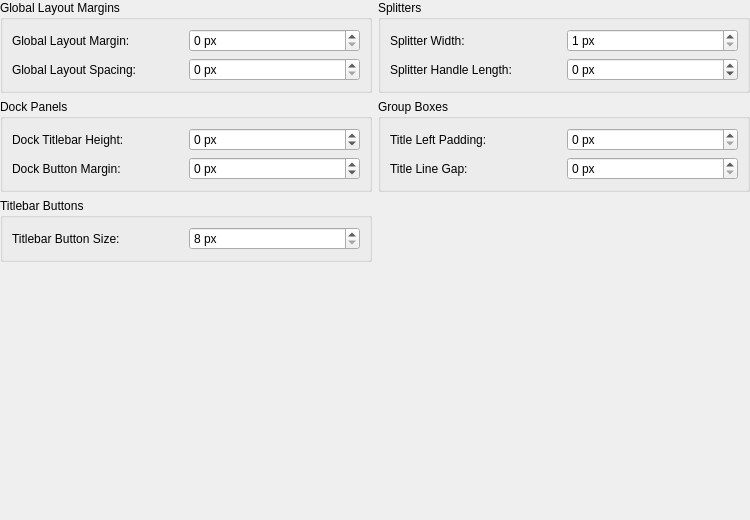
<?xml version="1.0" encoding="UTF-8"?>
<ui version="4.0">
    <class>LC_SettingsPageMetricsLayout</class>
    <widget class="QWidget" name="LC_SettingsPageMetricsLayout">
        <property name="geometry">
            <rect>
                <x>0</x>
                <y>0</y>
                <width>750</width>
                <height>520</height>
            </rect>
        </property>
        <layout class="QGridLayout" name="gridLayout_main">
            <property name="leftMargin">
                <number>0</number>
            </property>
            <property name="topMargin">
                <number>0</number>
            </property>
            <property name="rightMargin">
                <number>0</number>
            </property>
            <property name="bottomMargin">
                <number>0</number>
            </property>
            <item row="0" column="0">
                <widget class="QGroupBox" name="gbGlobalLayout">
                    <property name="title">
                        <string>Global Layout Margins</string>
                    </property>
                    <layout class="QGridLayout" name="gridLayout_layout">
                        <item row="0" column="0">
                            <widget class="QLabel" name="lblLayoutMargin">
                                <property name="toolTip">
                                    <string>Application-wide outer margin padding added globally to layout containers.</string>
                                </property>
                                <property name="text">
                                    <string>Global Layout Margin:</string>
                                </property>
                            </widget>
                        </item>
                        <item row="0" column="1">
                            <widget class="QSpinBox" name="sbLayoutMargin">
                                <property name="toolTip">
                                    <string>Adjust global outer padding of layouts.</string>
                                </property>
                                <property name="suffix">
                                    <string> px</string>
                                </property>
                                <property name="maximum">
                                    <number>30</number>
                                </property>
                            </widget>
                        </item>
                        <item row="1" column="0">
                            <widget class="QLabel" name="lblLayoutSpacing">
                                <property name="toolTip">
                                    <string>Application-wide spacing gap added globally between sibling elements inside layouts.</string>
                                </property>
                                <property name="text">
                                    <string>Global Layout Spacing:</string>
                                </property>
                            </widget>
                        </item>
                        <item row="1" column="1">
                            <widget class="QSpinBox" name="sbLayoutSpacing">
                                <property name="toolTip">
                                    <string>Adjust global inner spacing gaps between controls inside layouts.</string>
                                </property>
                                <property name="suffix">
                                    <string> px</string>
                                </property>
                                <property name="maximum">
                                    <number>30</number>
                                </property>
                            </widget>
                        </item>
                    </layout>
                </widget>
            </item>
            <item row="0" column="1">
                <widget class="QGroupBox" name="gbSplitters">
                    <property name="title">
                        <string>Splitters</string>
                    </property>
                    <layout class="QGridLayout" name="gridLayout_splitters">
                        <item row="0" column="0">
                            <widget class="QLabel" name="lblSplitterWidth">
                                <property name="toolTip">
                                    <string>Thickness of draggable dividing boundaries between frames.</string>
                                </property>
                                <property name="text">
                                    <string>Splitter Width:</string>
                                </property>
                            </widget>
                        </item>
                        <item row="0" column="1">
                            <widget class="QSpinBox" name="sbSplitterWidth">
                                <property name="toolTip">
                                    <string>Adjust thickness of layout dividing boundaries.</string>
                                </property>
                                <property name="suffix">
                                    <string> px</string>
                                </property>
                                <property name="minimum">
                                    <number>1</number>
                                </property>
                                <property name="maximum">
                                    <number>20</number>
                                </property>
                            </widget>
                        </item>
                        <item row="1" column="0">
                            <widget class="QLabel" name="lblSplitterHandleLength">
                                <property name="toolTip">
                                    <string>Physical width/length of centered vector handle on splitter bars.</string>
                                </property>
                                <property name="text">
                                    <string>Splitter Handle Length:</string>
                                </property>
                            </widget>
                        </item>
                        <item row="1" column="1">
                            <widget class="QSpinBox" name="sbSplitterHandleLength">
                                <property name="toolTip">
                                    <string>Physical length of centered grab indicator (-1 for full length).</string>
                                </property>
                                <property name="suffix">
                                    <string> px</string>
                                </property>
                                <property name="minimum">
                                    <number>-1</number>
                                </property>
                                <property name="maximum">
                                    <number>150</number>
                                </property>
                            </widget>
                        </item>
                    </layout>
                </widget>
            </item>
            <item row="1" column="0">
                <widget class="QGroupBox" name="gbDockWidgets">
                    <property name="title">
                        <string>Dock Panels</string>
                    </property>
                    <layout class="QGridLayout" name="gridLayout_dock">
                        <item row="0" column="0">
                            <widget class="QLabel" name="lblDockTitleHeight">
                                <property name="toolTip">
                                    <string>Height of title bars on utility dock panels.</string>
                                </property>
                                <property name="text">
                                    <string>Dock Titlebar Height:</string>
                                </property>
                            </widget>
                        </item>
                        <item row="0" column="1">
                            <widget class="QSpinBox" name="sbDockTitleHeight">
                                <property name="toolTip">
                                    <string>Set height of side panel title frames (-1 for font-adaptive height).</string>
                                </property>
                                <property name="suffix">
                                    <string> px</string>
                                </property>
                                <property name="minimum">
                                    <number>-1</number>
                                </property>
                                <property name="maximum">
                                    <number>40</number>
                                </property>
                            </widget>
                        </item>
                        <item row="1" column="0">
                            <widget class="QLabel" name="lblDockButtonMargin">
                                <property name="toolTip">
                                    <string>Margin spacing around close and float action buttons in panel titlebars.</string>
                                </property>
                                <property name="text">
                                    <string>Dock Button Margin:</string>
                                </property>
                            </widget>
                        </item>
                        <item row="1" column="1">
                            <widget class="QSpinBox" name="sbDockButtonMargin">
                                <property name="toolTip">
                                    <string>Adjust panel title button paddings (-1 to auto-center).</string>
                                </property>
                                <property name="suffix">
                                    <string> px</string>
                                </property>
                                <property name="minimum">
                                    <number>-1</number>
                                </property>
                                <property name="maximum">
                                    <number>10</number>
                                </property>
                            </widget>
                        </item>
                    </layout>
                </widget>
            </item>
            <item row="1" column="1">
                <widget class="QGroupBox" name="gbGroupBoxes">
                    <property name="title">
                        <string>Group Boxes</string>
                    </property>
                    <layout class="QGridLayout" name="gridLayout_groupbox">
                        <item row="0" column="0">
                            <widget class="QLabel" name="lblGroupBoxTitleLeftPadding">
                                <property name="toolTip">
                                    <string>Horizontal spacing from left edge of group box boundary to title text.</string>
                                </property>
                                <property name="text">
                                    <string>Title Left Padding:</string>
                                </property>
                            </widget>
                        </item>
                        <item row="0" column="1">
                            <widget class="QSpinBox" name="sbGroupBoxTitleLeftPadding">
                                <property name="toolTip">
                                    <string>Horizontal padding for groupbox title.</string>
                                </property>
                                <property name="suffix">
                                    <string> px</string>
                                </property>
                                <property name="minimum">
                                    <number>0</number>
                                </property>
                                <property name="maximum">
                                    <number>50</number>
                                </property>
                            </widget>
                        </item>
                        <item row="1" column="0">
                            <widget class="QLabel" name="lblGroupBoxTitleLineGap">
                                <property name="toolTip">
                                    <string>Safety gap between title text edges and split border lines.</string>
                                </property>
                                <property name="text">
                                    <string>Title Line Gap:</string>
                                </property>
                            </widget>
                        </item>
                        <item row="1" column="1">
                            <widget class="QSpinBox" name="sbGroupBoxTitleLineGap">
                                <property name="toolTip">
                                    <string>Safety gap around groupbox header text.</string>
                                </property>
                                <property name="suffix">
                                    <string> px</string>
                                </property>
                                <property name="minimum">
                                    <number>0</number>
                                </property>
                                <property name="maximum">
                                    <number>25</number>
                                </property>
                            </widget>
                        </item>
                    </layout>
                </widget>
            </item>
            <item row="2" column="0">
                <widget class="QGroupBox" name="gbTitleBarButtons">
                    <property name="title">
                        <string>Titlebar Buttons</string>
                    </property>
                    <layout class="QGridLayout" name="gridLayout_titlebar">
                        <item row="0" column="0">
                            <widget class="QLabel" name="lblTitleBarButtonSize">
                                <property name="toolTip">
                                    <string>Size of close, minimize, maximize, and float buttons on panel titlebars.</string>
                                </property>
                                <property name="text">
                                    <string>Titlebar Button Size:</string>
                                </property>
                            </widget>
                        </item>
                        <item row="0" column="1">
                            <widget class="QSpinBox" name="sbTitleBarButtonSize">
                                <property name="toolTip">
                                    <string>Adjust size of title bar buttons.</string>
                                </property>
                                <property name="suffix">
                                    <string> px</string>
                                </property>
                                <property name="minimum">
                                    <number>8</number>
                                </property>
                                <property name="maximum">
                                    <number>48</number>
                                </property>
                            </widget>
                        </item>
                    </layout>
                </widget>
            </item>
            <item row="3" column="0">
                <spacer name="verticalSpacer">
                    <property name="orientation">
                        <enum>Qt::Orientation::Vertical</enum>
                    </property>
                    <property name="sizeHint" stdset="0">
                        <size>
                            <width>20</width>
                            <height>0</height>
                        </size>
                    </property>
                </spacer>
            </item>
        </layout>
    </widget>
    <resources/>
    <connections/>
</ui>
